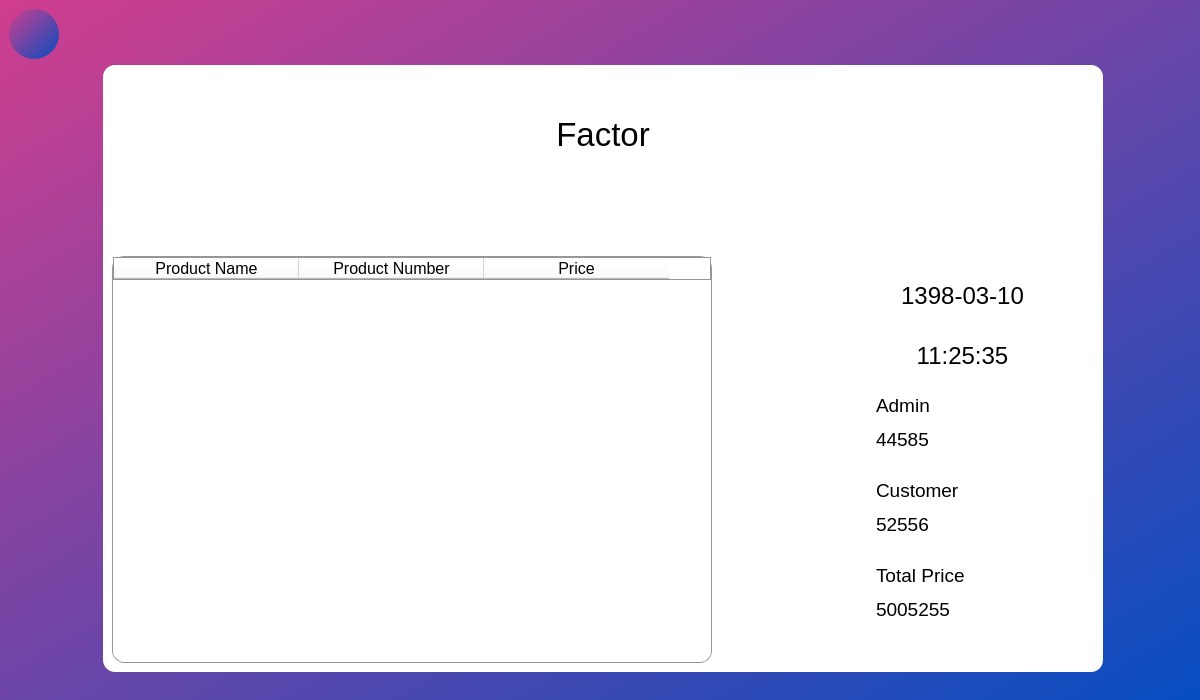
<?xml version="1.0" encoding="UTF-8"?>
<ui version="4.0">
 <class>MainWindow</class>
 <widget class="QMainWindow" name="MainWindow">
  <property name="geometry">
   <rect>
    <x>0</x>
    <y>0</y>
    <width>1200</width>
    <height>700</height>
   </rect>
  </property>
  <property name="windowTitle">
   <string>Factor</string>
  </property>
  <property name="styleSheet">
   <string notr="true">background-color: qlineargradient(spread:pad, x1:0, y1:0, x2:1, y2:1, stop:0 rgba(209, 62, 142, 255), stop:1 rgba(6, 77, 193, 255));</string>
  </property>
  <widget class="QWidget" name="centralwidget">
   <layout class="QGridLayout" name="gridLayout_2">
    <item row="0" column="0">
     <layout class="QGridLayout" name="gridLayout">
      <item row="0" column="0">
       <widget class="QPushButton" name="pushButton_2">
        <property name="minimumSize">
         <size>
          <width>50</width>
          <height>50</height>
         </size>
        </property>
        <property name="maximumSize">
         <size>
          <width>50</width>
          <height>50</height>
         </size>
        </property>
        <property name="cursor">
         <cursorShape>PointingHandCursor</cursorShape>
        </property>
        <property name="styleSheet">
         <string notr="true">QPushButton{
background-color: qlineargradient(spread:pad, x1:0, y1:0, x2:1, y2:1, stop:0 rgba(209, 62, 142, 255), stop:1 rgba(6, 77, 193, 255));
border-radius: 25px;
}
QPushButton:hover{
background-color: qlineargradient(spread:pad, x1:0, y1:0, x2:1, y2:1, stop:0 rgba(6, 77, 193, 255), stop:1 rgba(209, 62, 142, 255));
}</string>
        </property>
        <property name="text">
         <string/>
        </property>
        <property name="icon">
         <iconset>
          <normaloff>icons8-back-filled-50.png</normaloff>icons8-back-filled-50.png</iconset>
        </property>
        <property name="iconSize">
         <size>
          <width>40</width>
          <height>40</height>
         </size>
        </property>
       </widget>
      </item>
      <item row="2" column="1">
       <spacer name="verticalSpacer_2">
        <property name="orientation">
         <enum>Qt::Vertical</enum>
        </property>
        <property name="sizeHint" stdset="0">
         <size>
          <width>20</width>
          <height>40</height>
         </size>
        </property>
       </spacer>
      </item>
      <item row="1" column="1">
       <widget class="QWidget" name="widget" native="true">
        <property name="minimumSize">
         <size>
          <width>1000</width>
          <height>600</height>
         </size>
        </property>
        <property name="styleSheet">
         <string notr="true">background-color: rgb(255, 255, 255);
border-radius: 12px;</string>
        </property>
        <layout class="QVBoxLayout" name="verticalLayout_4">
         <item>
          <layout class="QVBoxLayout" name="verticalLayout_3">
           <item>
            <widget class="QLabel" name="label_6">
             <property name="minimumSize">
              <size>
               <width>0</width>
               <height>120</height>
              </size>
             </property>
             <property name="font">
              <font>
               <family>Arial</family>
               <pointsize>25</pointsize>
               <weight>9</weight>
               <italic>false</italic>
               <bold>false</bold>
              </font>
             </property>
             <property name="styleSheet">
              <string notr="true">font: 75 25pt &quot;Arial&quot;;</string>
             </property>
             <property name="text">
              <string>Factor</string>
             </property>
             <property name="alignment">
              <set>Qt::AlignCenter</set>
             </property>
            </widget>
           </item>
           <item>
            <widget class="QLabel" name="label">
             <property name="minimumSize">
              <size>
               <width>0</width>
               <height>50</height>
              </size>
             </property>
             <property name="maximumSize">
              <size>
               <width>16777215</width>
               <height>40</height>
              </size>
             </property>
             <property name="styleSheet">
              <string notr="true">font: 12pt &quot;Arial&quot;;
color: rgb(255, 0, 0);</string>
             </property>
             <property name="text">
              <string/>
             </property>
             <property name="alignment">
              <set>Qt::AlignCenter</set>
             </property>
            </widget>
           </item>
           <item>
            <layout class="QHBoxLayout" name="horizontalLayout">
             <item>
              <widget class="QTableWidget" name="tableWidget">
               <property name="minimumSize">
                <size>
                 <width>600</width>
                 <height>0</height>
                </size>
               </property>
               <property name="font">
                <font>
                 <family>Arial</family>
                 <pointsize>12</pointsize>
                </font>
               </property>
               <property name="styleSheet">
                <string notr="true">border: 1px solid rgb(150, 150, 150);
border-raduis: 5px;</string>
               </property>
               <attribute name="horizontalHeaderDefaultSectionSize">
                <number>185</number>
               </attribute>
               <column>
                <property name="text">
                 <string>Product Name</string>
                </property>
                <property name="font">
                 <font>
                  <family>Arial</family>
                  <pointsize>12</pointsize>
                 </font>
                </property>
               </column>
               <column>
                <property name="text">
                 <string>Product Number</string>
                </property>
                <property name="font">
                 <font>
                  <family>Arial</family>
                  <pointsize>12</pointsize>
                 </font>
                </property>
               </column>
               <column>
                <property name="text">
                 <string>Price</string>
                </property>
                <property name="font">
                 <font>
                  <family>Arial</family>
                  <pointsize>12</pointsize>
                 </font>
                </property>
               </column>
              </widget>
             </item>
             <item>
              <spacer name="horizontalSpacer_3">
               <property name="orientation">
                <enum>Qt::Horizontal</enum>
               </property>
               <property name="sizeHint" stdset="0">
                <size>
                 <width>40</width>
                 <height>20</height>
                </size>
               </property>
              </spacer>
             </item>
             <item>
              <layout class="QVBoxLayout" name="verticalLayout_5">
               <item>
                <widget class="QLabel" name="label_4">
                 <property name="minimumSize">
                  <size>
                   <width>0</width>
                   <height>80</height>
                  </size>
                 </property>
                 <property name="font">
                  <font>
                   <family>Arial</family>
                   <pointsize>18</pointsize>
                  </font>
                 </property>
                 <property name="styleSheet">
                  <string notr="true">margin: 0 70px;</string>
                 </property>
                 <property name="text">
                  <string>1398-03-10</string>
                 </property>
                 <property name="alignment">
                  <set>Qt::AlignCenter</set>
                 </property>
                </widget>
               </item>
               <item>
                <widget class="QLabel" name="label_5">
                 <property name="font">
                  <font>
                   <family>Arial</family>
                   <pointsize>18</pointsize>
                  </font>
                 </property>
                 <property name="styleSheet">
                  <string notr="true">margin: 0 70px;</string>
                 </property>
                 <property name="text">
                  <string>11:25:35</string>
                 </property>
                 <property name="alignment">
                  <set>Qt::AlignCenter</set>
                 </property>
                </widget>
               </item>
               <item>
                <spacer name="verticalSpacer_3">
                 <property name="orientation">
                  <enum>Qt::Vertical</enum>
                 </property>
                 <property name="sizeHint" stdset="0">
                  <size>
                   <width>20</width>
                   <height>40</height>
                  </size>
                 </property>
                </spacer>
               </item>
               <item>
                <widget class="QLabel" name="label_3">
                 <property name="font">
                  <font>
                   <family>Arial</family>
                   <pointsize>14</pointsize>
                  </font>
                 </property>
                 <property name="styleSheet">
                  <string notr="true">margin: 0 40px;</string>
                 </property>
                 <property name="text">
                  <string>Admin</string>
                 </property>
                 <property name="alignment">
                  <set>Qt::AlignLeading|Qt::AlignLeft|Qt::AlignVCenter</set>
                 </property>
                </widget>
               </item>
               <item>
                <widget class="QLabel" name="label_10">
                 <property name="minimumSize">
                  <size>
                   <width>0</width>
                   <height>50</height>
                  </size>
                 </property>
                 <property name="font">
                  <font>
                   <family>Arial</family>
                   <pointsize>14</pointsize>
                  </font>
                 </property>
                 <property name="styleSheet">
                  <string notr="true">margin: 0 40px;</string>
                 </property>
                 <property name="text">
                  <string>44585</string>
                 </property>
                 <property name="alignment">
                  <set>Qt::AlignLeading|Qt::AlignLeft|Qt::AlignTop</set>
                 </property>
                </widget>
               </item>
               <item>
                <widget class="QLabel" name="label_7">
                 <property name="font">
                  <font>
                   <family>Arial</family>
                   <pointsize>14</pointsize>
                  </font>
                 </property>
                 <property name="styleSheet">
                  <string notr="true">margin: 0 40px;</string>
                 </property>
                 <property name="text">
                  <string>Customer</string>
                 </property>
                 <property name="alignment">
                  <set>Qt::AlignLeading|Qt::AlignLeft|Qt::AlignVCenter</set>
                 </property>
                </widget>
               </item>
               <item>
                <widget class="QLabel" name="label_11">
                 <property name="minimumSize">
                  <size>
                   <width>0</width>
                   <height>50</height>
                  </size>
                 </property>
                 <property name="font">
                  <font>
                   <family>Arial</family>
                   <pointsize>14</pointsize>
                  </font>
                 </property>
                 <property name="styleSheet">
                  <string notr="true">margin: 0 40px;</string>
                 </property>
                 <property name="text">
                  <string>52556</string>
                 </property>
                 <property name="alignment">
                  <set>Qt::AlignLeading|Qt::AlignLeft|Qt::AlignTop</set>
                 </property>
                </widget>
               </item>
               <item>
                <widget class="QLabel" name="label_8">
                 <property name="font">
                  <font>
                   <family>Arial</family>
                   <pointsize>14</pointsize>
                  </font>
                 </property>
                 <property name="styleSheet">
                  <string notr="true">margin: 0 40px;</string>
                 </property>
                 <property name="text">
                  <string>Total Price</string>
                 </property>
                 <property name="alignment">
                  <set>Qt::AlignLeading|Qt::AlignLeft|Qt::AlignVCenter</set>
                 </property>
                </widget>
               </item>
               <item>
                <widget class="QLabel" name="label_9">
                 <property name="minimumSize">
                  <size>
                   <width>0</width>
                   <height>70</height>
                  </size>
                 </property>
                 <property name="font">
                  <font>
                   <family>Arial</family>
                   <pointsize>14</pointsize>
                  </font>
                 </property>
                 <property name="styleSheet">
                  <string notr="true">margin: 0 40px;</string>
                 </property>
                 <property name="text">
                  <string>5005255</string>
                 </property>
                 <property name="alignment">
                  <set>Qt::AlignLeading|Qt::AlignLeft|Qt::AlignTop</set>
                 </property>
                </widget>
               </item>
              </layout>
             </item>
            </layout>
           </item>
          </layout>
         </item>
        </layout>
       </widget>
      </item>
      <item row="1" column="2">
       <spacer name="horizontalSpacer_2">
        <property name="orientation">
         <enum>Qt::Horizontal</enum>
        </property>
        <property name="sizeHint" stdset="0">
         <size>
          <width>40</width>
          <height>20</height>
         </size>
        </property>
       </spacer>
      </item>
      <item row="1" column="0">
       <spacer name="horizontalSpacer">
        <property name="orientation">
         <enum>Qt::Horizontal</enum>
        </property>
        <property name="sizeHint" stdset="0">
         <size>
          <width>40</width>
          <height>20</height>
         </size>
        </property>
       </spacer>
      </item>
      <item row="0" column="1">
       <spacer name="verticalSpacer">
        <property name="orientation">
         <enum>Qt::Vertical</enum>
        </property>
        <property name="sizeHint" stdset="0">
         <size>
          <width>20</width>
          <height>40</height>
         </size>
        </property>
       </spacer>
      </item>
     </layout>
    </item>
   </layout>
  </widget>
 </widget>
 <tabstops>
  <tabstop>tableWidget</tabstop>
  <tabstop>pushButton_2</tabstop>
 </tabstops>
 <resources/>
 <connections/>
</ui>
